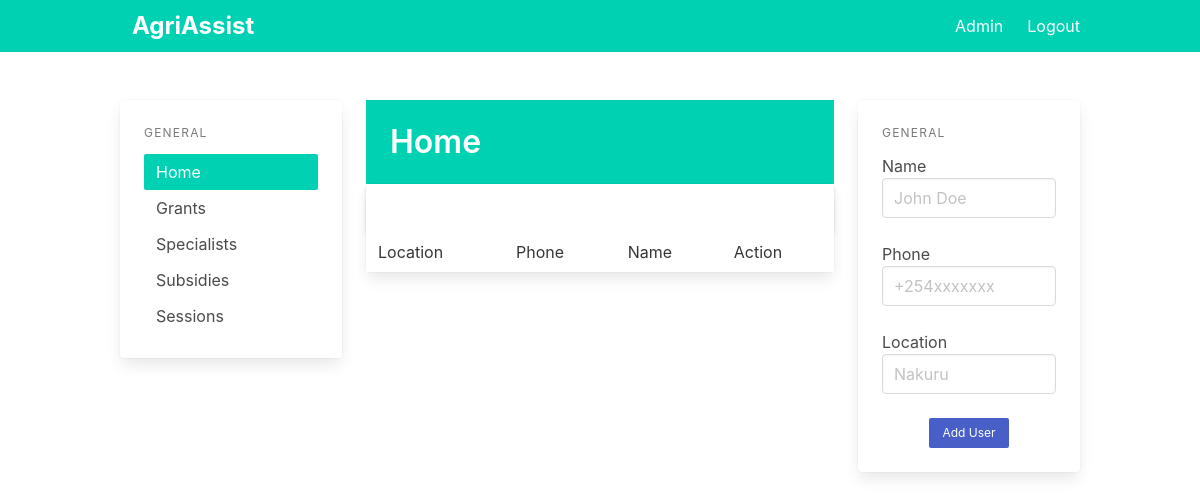
The app's page / (signed in), older data.
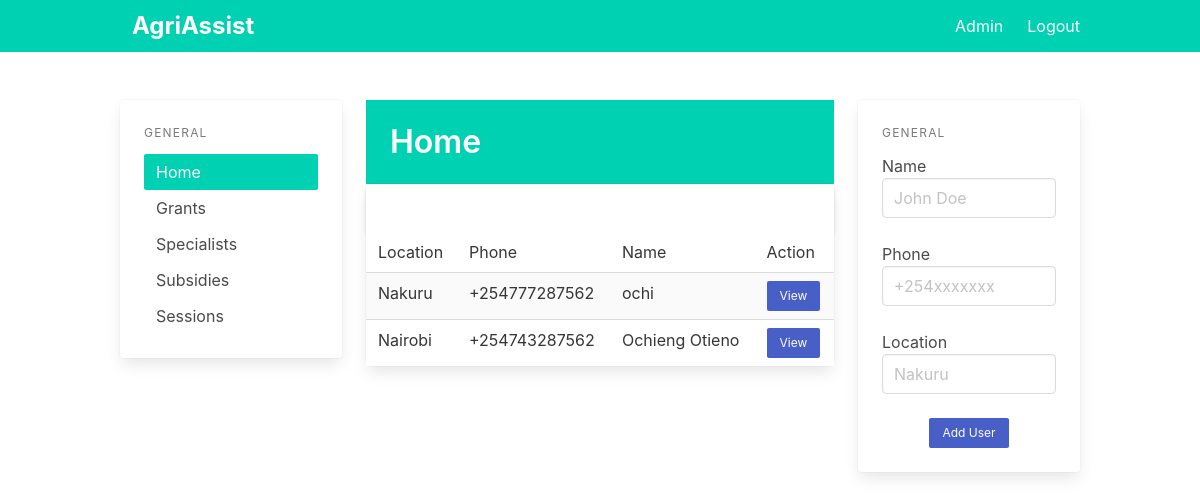
The same page, newer data.
### app/models.py (models this page shows)
class User(db.Model):
    id = db.Column(db.Integer, primary_key=True)
    phone = db.Column(db.String(15), unique=True)
    name = db.Column(db.String(100))
    location = db.Column(db.String(100))

### app/pages.py (the view)
@page.route('/')
@login_required
def index():
    users = all_users()
    return render_template('index.html', users=users)

### app/utils.py (called while the page is built)
def all_users():
    return User.query.all()

### app/templates/index.html (shortened to what this page needs)
{% extends "base.html" %}
{% block content %}
<div class="columns">
  <div class="column is-3 ">
    <div class="card">
      <aside class="menu is-hidden-mobile card-content">
        <p class="menu-label">
          General
        </p>
        <ul class="menu-list">
          <li><a class="has-background-primary has-text-white" href="/">Home</a></li>
          <li><a href="{{ url_for('page.grants') }}">Grants</a></li>
          <li><a href="{{ url_for('page.specialists') }}">Specialists</a></li>
          <li><a href="{{ url_for('page.subsidies') }}">Subsidies</a></li>
          <li><a href="{{ url_for('page.sessions') }}">Sessions</a></li>
        </ul>
      </aside>
    </div>
  </div>
  <div class="column is-6">
    <section class="hero is-primary welcome is-small">
      <div class="hero-body">
        <div class="container">
          <h1 class="title">
            Home
          </h1>
        </div>
      </div>
    </section>
    <div class="is-6">
      <div class="card events-card">
        <header class="card-header">
          <a href="#" class="card-header-icon" aria-label="more options">
            <span class="icon">
            </span>
          </a>
        </header>
        <div class="card-table">
          <div class="content">
            <table class="table is-fullwidth is-striped">
              <tbody>
                <tr>
                  <td>Location</td>
                  <td>Phone</td>
                  <td>Name</td>
                  <td>Action</td>
                </tr>
                {%for user in users%}
                <tr>
                  <td>{{user.location}}</td>
                  <td>{{user.phone}}</td>
                  <td>{{user.name}}</td>
                  <td><a class="button is-link is-small" href="/user/{{user.id}}">View</a></td>
                </tr>
                {% endfor%}
              </tbody>
            </table>
          </div>
        </div>
      </div>
    </div>
  </div>
  <div class="column is-3">
    <div class="card">
      <div class="card-content">
        <div class="content">
          <aside class="menu is-hidden-mobile">
            <p class="menu-label">
              General
            </p>
            <div class="file is-centered is-boxed is-success has-name">
              <label class="file-label">
                <form action="{{ url_for('page.new_user') }}" method="POST">
                  <div class="control">
                    <label>Name</label>
                    <input class="input" type="text" placeholder="John Doe" name="name">
                  </div>
                  <br />
                  <div class="control">
                    <label>Phone</label>
                    <input class="input" type="text" placeholder="+254xxxxxxx" name="phone">
                  </div>
                  <br>
                  <div class="control">
                    <label>Location</label>
                    <input class="input" type="text" placeholder="Nakuru" name="location">
                  </div>
                  <br />
                  <div class="field is-grouped is-grouped-centered">
                    <p class="control">
                      <input type="submit" value="Add User" class="button is-primary is-link is-small">
                    </p>
                  </div>
                </form>
              </label>
            </div>
          </aside>
        </div>
      </div>
    </div>
  </div>
</div>
{% endblock %}

Row changes from the older to the newer data that the page shows:
added User: location "Nakuru", phone "+254777287562", name "ochi"
added User: location "Nairobi", phone "+254743287562", name "Ochieng Otieno"
